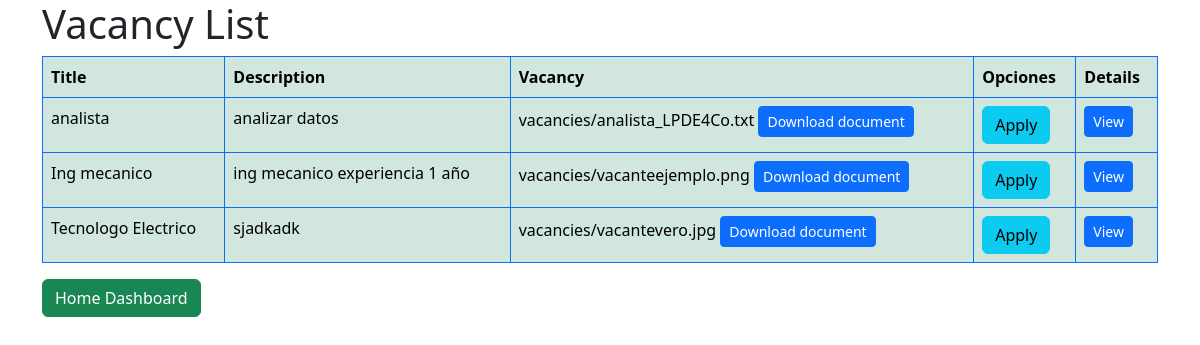
/vacanciescompany/, run on an earlier commit of the app's database.
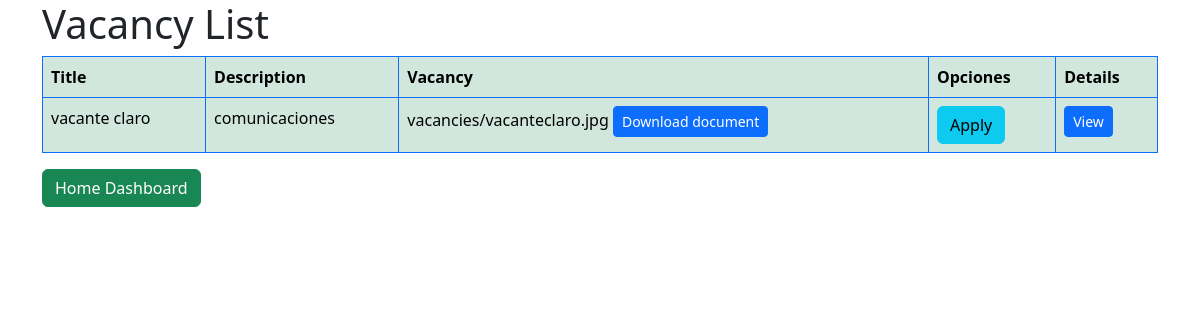
And on a later commit of the database.
### TalentSwapApp/models.py (models this page shows, shortened)
class Vacancy(models.Model):
    title = models.CharField(max_length=150)
    description = models.TextField()
    created_on = models.DateTimeField(auto_now_add=True)
    document = models.FileField(upload_to='vacancies/')
    id = models.AutoField(primary_key=True)

### TalentSwapApp/views.py (the view)
# urls.py: path('vacanciescompany/' , views.vacancy_listcompany, name= 'vacancy_listcompany'),
def vacancy_listcompany(request):
    vacancies = Vacancy.objects.all()
    return render(request, 'TalentSwapApp/vacancy_listcompany.html',{
        'vacancies' : vacancies
    })

### TalentSwapApp/templates/TalentSwapApp/vacancy_listcompany.html (shortened to what this page needs)
<!doctype html>
<html lang="en">
    <head>
        <div class="container">
            <h1>Vacancy List</h1>
            <link href="https://cdn.jsdelivr.net/npm/bootstrap@5.3.3/dist/css/bootstrap.min.css" rel="stylesheet">
        </div>
    </head>
    <body>
        <div class="container">
        {% block content %}
        <table class="table table-bordered border-primary table-success table-hover">
            <thead>
                <tr>
                    <th>Title</th>
                    <th>Description</th>
                    <th>Vacancy</th>
                    <th>Opciones</th>
                    <th>Details</th>
                </tr>
            </thead>
            <tbody>
                {% for Vacancy in vacancies %}
                    <tr>
                        <td>{{ Vacancy.title }}</td>
                        <td>{{ Vacancy.description }}</td>
                        <td>{{ Vacancy.document }}
                            <a href="{{ Vacancy.document.url }}" class="btn btn-primary btn-sm" target="_blank">
                                Download document
                            </a>
                        </td>
                        <td>
                            <a href="applyVacancy/" class="btn btn-info">Apply</a>
                        </td>
                        <td>
                            <a href="{% url 'vacancy_detail' Vacancy.id %}" class="btn btn-primary btn-sm">View</a>
                        </td>
                    </tr>
                {% endfor %}
            </tbody>
        </table>
        <p>
            <a href="{% url 'dashboard_company' %}" class="btn btn-success">Home Dashboard</a>
        </p>
        {% endblock %}
        </div>
    </body>
</html>

What changed in the data, as far as the page shows it:
removed Vacancy: title "analista", description "analizar datos", document "vacancies/analista_LPDE4Co.txt"
removed Vacancy: title "Ing mecanico", description "ing mecanico experiencia 1 año", document "vacancies/vacanteejemplo.png"
removed Vacancy: title "Tecnologo Electrico", description "sjadkadk", document "vacancies/vacantevero.jpg"
added Vacancy: title "vacante claro", description "comunicaciones", document "vacancies/vacanteclaro.jpg"
